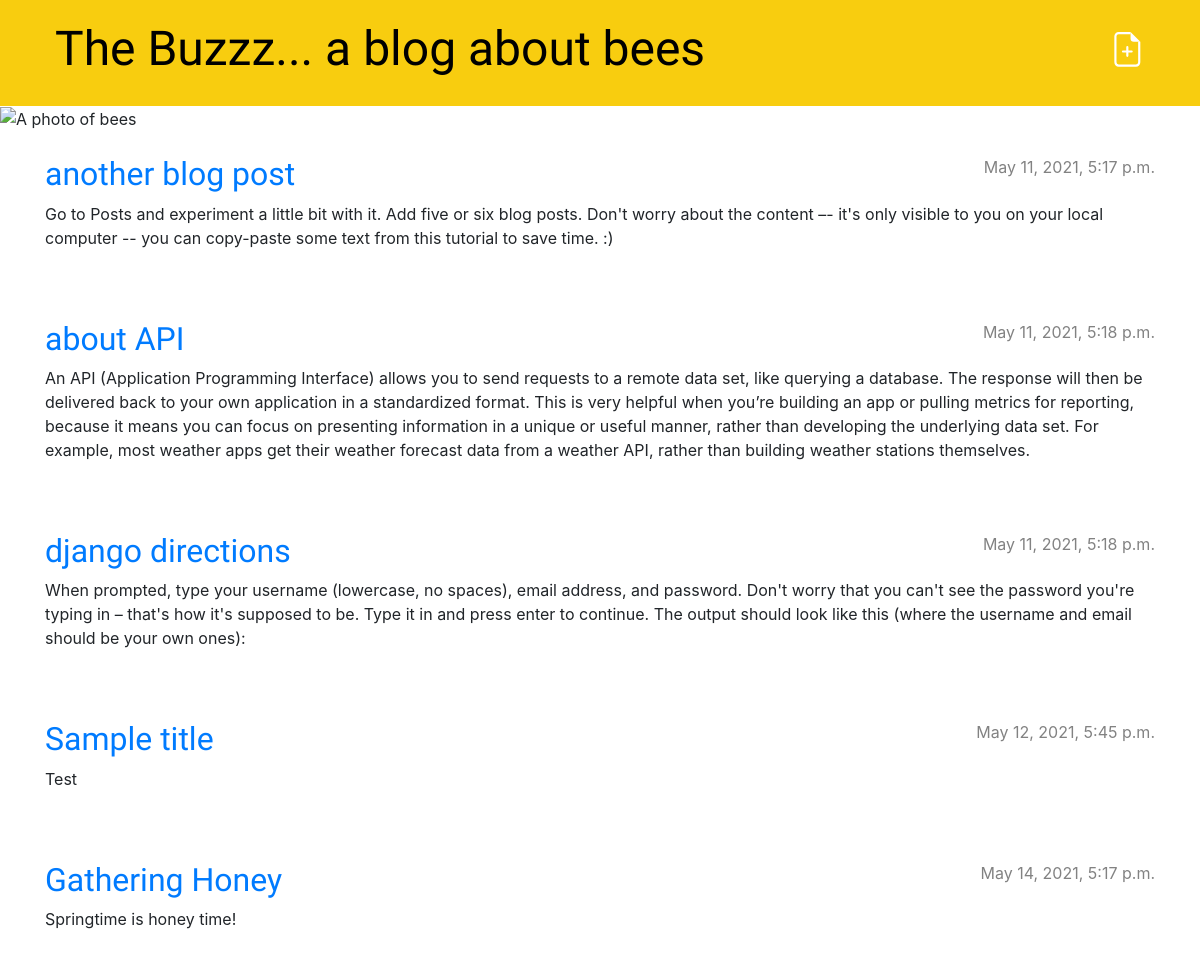
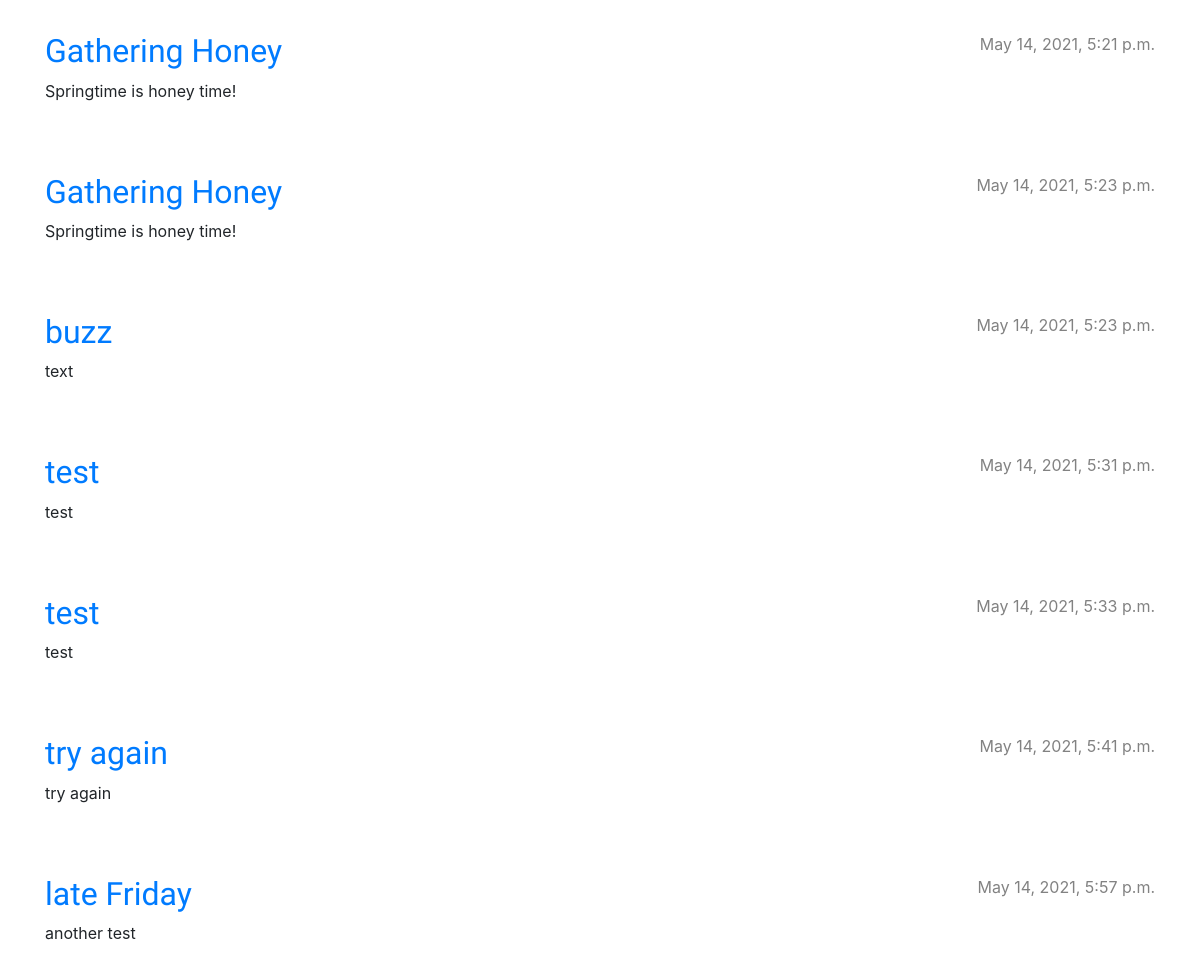
The app's page /, older data (2 pictures, top to bottom).
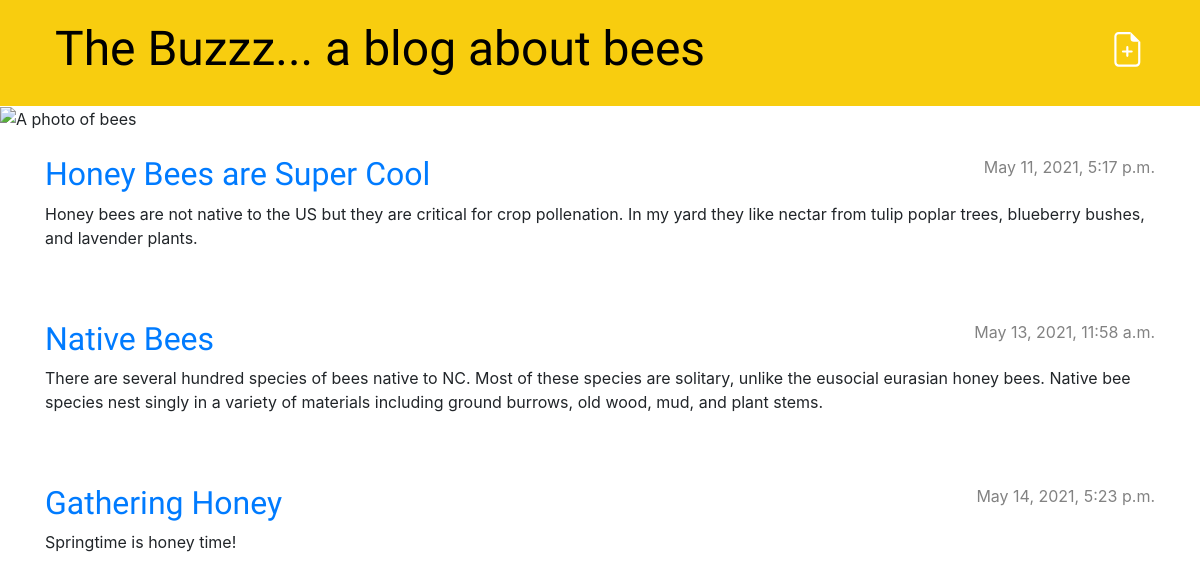
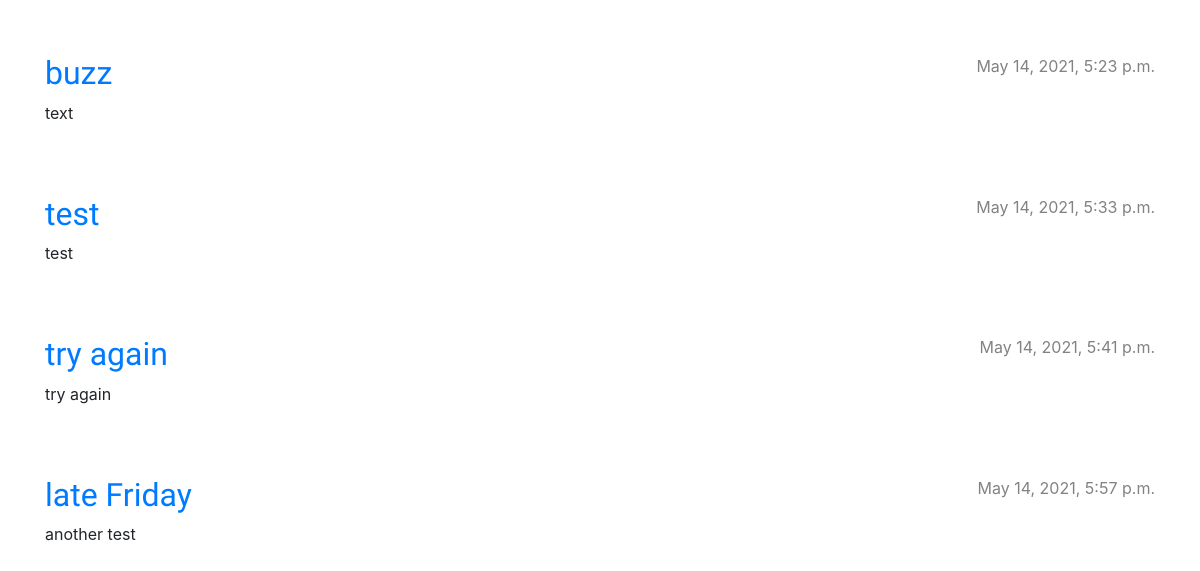
The same page, newer data (2 pictures, top to bottom).
### blog/models.py (models this page shows, shortened)
class Post(models.Model):
    author = models.ForeignKey(settings.AUTH_USER_MODEL, on_delete=models.CASCADE)
    title = models.CharField(max_length=200)
    text = models.TextField()
    created_date = models.DateTimeField(default=timezone.now)
    published_date = models.DateTimeField(blank=True, null=True)

### blog/views.py (the view)
# urls.py: path('', views.post_list, name='post_list'),
def post_list(request):
    posts = Post.objects.filter(published_date__lte=timezone.now()).order_by('published_date')
    return render(request, 'blog/post_list.html', {'posts': posts})

### blog/templates/blog/post_list.html
{% extends 'blog/base.html' %}
{% block content %}
    {% for post in posts %}
        <article class="post">
            <time class="date">
                {{ post.published_date }}
            </time>
            <h2><a href= ">{% url 'post_detail' pk=post.pk %}">{{ post.title }}</a></h2>
            <p>{{ post.text|linebreaksbr }}</p>
        </article>
    {% endfor %}
{% endblock %}

### blog/templates/blog/base.html (shortened to what this page needs)
{% load static %}
<!DOCTYPE html>
<html>
    <head>
        <link rel="stylesheet" href="https://cdn.jsdelivr.net/npm/bootstrap@4.5.3/dist/css/bootstrap.min.css">
        <link rel="stylesheet" href="{% static 'css/blog.css' %}">
    </head>
    <body>
        <header class="page-header">
            <div class="container">
                <a href="{% url 'post_new' %}" class="top-menu">
                </a>
                <h1><a href="/">The Buzzz... a blog about bees</a></h1>
            </div>
        </header>
        <img src="{% static 'img/B7.jpg' %}" alt="A photo of bees" />
        <br />
        <br />
        <main class="container">
            <div class="row">
                <div class="col">
                    {% block content %}
                    {% endblock %}
                </div>
            </div>
        </main>
    </body>
</html>

### blog/static/css/blog.css (style rules this page uses)
.page-header { background-color: #f8cd0f; margin-top: 0; margin-bottom: 40 px; padding: 20px 20px 20px 40px; }
.page-header h1, .page-header h1 a, .page-header h1 a:visited, .page-header h1 a:active { color: #000000; font-size: 36pt; text-decoration: none; }
img { width: 100%; height: auto; }
h1, h2, h3, h4 { font-family: 'Lobster', cursive; }
.date { color: #828282; }
.top-menu, .top-menu:hover, .top-menu:visited { color: #ffffff; float: right; font-size: 26pt; margin-right: 20px; }
.post { margin-bottom: 70px; }
.post > .date, .post > .actions { float: right; }

Row changes from the older to the newer data that the page shows:
removed Post: published_date "May 11, 2021, 5:18 p.m.", title "about API", text "An API (Application Programming Interface) allows you to send requests to a remote data set, like querying a database. The response will then be delivered back to your own application in a standardized format. This is very helpful when you’re building an app or pulling metrics for reporting, because it means you can focus on presenting information in a unique or useful manner, rather than developing the underlying data set. For example, most weather apps get their weather forecast data from a weather API, rather than building weather stations themselves."
removed Post: published_date "May 11, 2021, 5:18 p.m.", title "django directions", text "When prompted, type your username (lowercase, no spaces), email address, and password. Don't worry that you can't see the password you're typing in – that's how it's supposed to be. Type it in and press enter to continue. The output should look like this (where the username and email should be your own ones):"
removed Post: published_date "May 12, 2021, 5:45 p.m.", title "Sample title", text "Test"
removed Post: published_date "May 14, 2021, 5:17 p.m.", title "Gathering Honey", text "Springtime is honey time!"
removed Post: published_date "May 14, 2021, 5:21 p.m.", title "Gathering Honey", text "Springtime is honey time!"
removed Post: published_date "May 14, 2021, 5:31 p.m.", title "test", text "test"
changed Post: title "another blog post" → "Honey Bees are Super Cool"; text "Go to Posts and experiment a little bit with it. Add five or six blog posts. Don't worry about the content –- it's only visible to you on your local computer -- you can copy-paste some text from this tutorial to save time. :)" → "Honey bees are not native to the US but they are critical for crop pollenation. In my yard they like nectar from tulip poplar trees, blueberry bushes, and lavender plants."
now on this page (row edited): Post: published_date "May 13, 2021, 11:58 a.m.", title "Native Bees", text "There are several hundred species of bees native to NC. Most of these species are solitary, unlike the eusocial eurasian honey bees. Native bee species nest singly in a variety of materials including ground burrows, old wood, mud, and plant stems."
